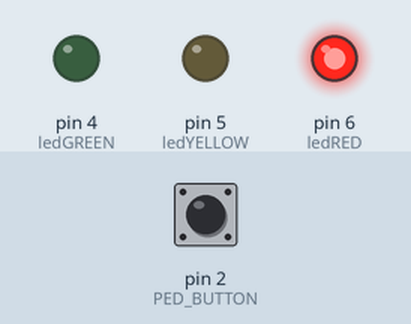
Bench run of a sketch on a simulated Arduino Uno, built with avr-gcc and run on an emulated ATmega328P. Parts: output pins drawn as LEDs (lit = HIGH). Dashed ring = blinking. The inputs (shaded band) are chosen by the test bench; at power-on: pin 2 (PED_BUTTON) HIGH.

Above: at 1.2 s.
1.3 s: pin 2 (PED_BUTTON) pulled LOW for 0.15 s
At 1.6 s:
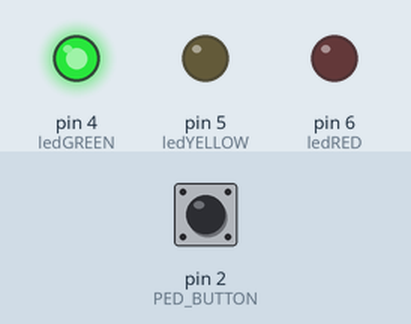
4.4 s: pin 2 (PED_BUTTON) pulled LOW for 1 s
At 4.7 s:
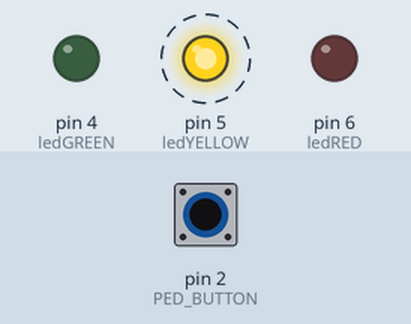
Timing chart, 0 to 13.4 s (numbered marks = the images above; inputs shaded):
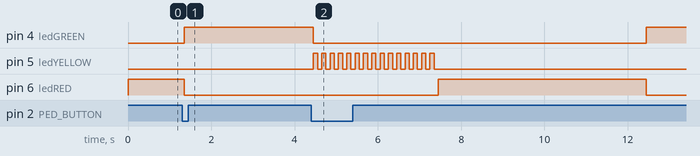

The sketch:

ex23_pedestrian.ino
```cpp
// ex23 -- only the table and the event generation grow; processEvent() is untouched
enum class State { GREEN, YELLOW, RED };
enum class Event { TIMEOUT, BLINK, PED_REQUEST };

struct Transition { State from; Event event; State to; void (*action)(); };

const int ledRED = 6, ledYELLOW = 5, ledGREEN = 4;
const int PED_BUTTON = 2;
const unsigned long RED_TIME = 5000, GREEN_TIME = 5000, YELLOW_TIME = 3000, BLINK_HALF = 100;
const unsigned long DEBOUNCE_DELAY = 50;

State currentState = State::RED;
unsigned long stateEnteredAt = 0, blinkTime = 0;

void turnOnRed()    { digitalWrite(ledRED, HIGH); digitalWrite(ledGREEN, LOW); digitalWrite(ledYELLOW, LOW); stateEnteredAt = millis(); }
void turnOnGreen()  { digitalWrite(ledRED, LOW); digitalWrite(ledGREEN, HIGH); digitalWrite(ledYELLOW, LOW); stateEnteredAt = millis(); }
void turnOnYellow() { digitalWrite(ledRED, LOW); digitalWrite(ledGREEN, LOW); digitalWrite(ledYELLOW, HIGH); stateEnteredAt = millis(); blinkTime = stateEnteredAt; }
void blinkYellow()  { if (millis() - blinkTime >= BLINK_HALF) { blinkTime = millis(); digitalWrite(ledYELLOW, !digitalRead(ledYELLOW)); } }

Transition transitions[] = {
  { State::RED,    Event::TIMEOUT,     State::GREEN,  &turnOnGreen  },
  { State::GREEN,  Event::TIMEOUT,     State::YELLOW, &turnOnYellow },
  { State::YELLOW, Event::BLINK,       State::YELLOW, &blinkYellow  },
  { State::YELLOW, Event::TIMEOUT,     State::RED,    &turnOnRed    },
  { State::GREEN,  Event::PED_REQUEST, State::YELLOW, &turnOnYellow },   // new
  { State::RED,    Event::PED_REQUEST, State::GREEN,  &turnOnGreen  },   // new
};
const int NB_TRANSITIONS = sizeof(transitions) / sizeof(transitions[0]);

void processEvent(Event event = Event::TIMEOUT) {           // unchanged engine
  for (int i = 0; i < NB_TRANSITIONS; i++) {
    if (transitions[i].from == currentState && transitions[i].event == event) {
      transitions[i].action();
      currentState = transitions[i].to;
      break;
    }
  }
}

unsigned long durationOf(State s) {
  if (s == State::RED) return RED_TIME;
  if (s == State::GREEN) return GREEN_TIME;
  return YELLOW_TIME;
}

int buttonState = HIGH, lastReading = HIGH;
unsigned long lastDebounceTime = 0;
bool buttonPressed() {
  int reading = digitalRead(PED_BUTTON);
  bool pressed = false;
  if (reading != lastReading) lastDebounceTime = millis();
  if (millis() - lastDebounceTime > DEBOUNCE_DELAY && reading != buttonState) {
    buttonState = reading;
    if (buttonState == LOW) pressed = true;
  }
  lastReading = reading;
  return pressed;
}

void setup() {
  pinMode(ledRED, OUTPUT); pinMode(ledYELLOW, OUTPUT); pinMode(ledGREEN, OUTPUT);
  pinMode(PED_BUTTON, INPUT_PULLUP);
  turnOnRed();
}

void loop() {
  if (buttonPressed()) processEvent(Event::PED_REQUEST);    // external event
  unsigned long now = millis();
  if (now - stateEnteredAt >= durationOf(currentState)) processEvent(Event::TIMEOUT);
  else if (currentState == State::YELLOW) processEvent(Event::BLINK);
}
```

Measured:
- after the input at 1.3 s, pin 4 (ledGREEN): LOW → HIGH after 0.05 s; pin 6 (ledRED): HIGH → LOW after 0.05 s
- after the input at 4.4 s, pin 4 (ledGREEN): HIGH → LOW after 0.05 s instead of 2.0 s; pin 6 (ledRED): LOW → HIGH after 3.1 s instead of 5.0 s
- by itself, pin 5 (ledYELLOW): alternates HIGH for 0.10 s and LOW for 0.10 s, 30 changes in all, then stays LOW
